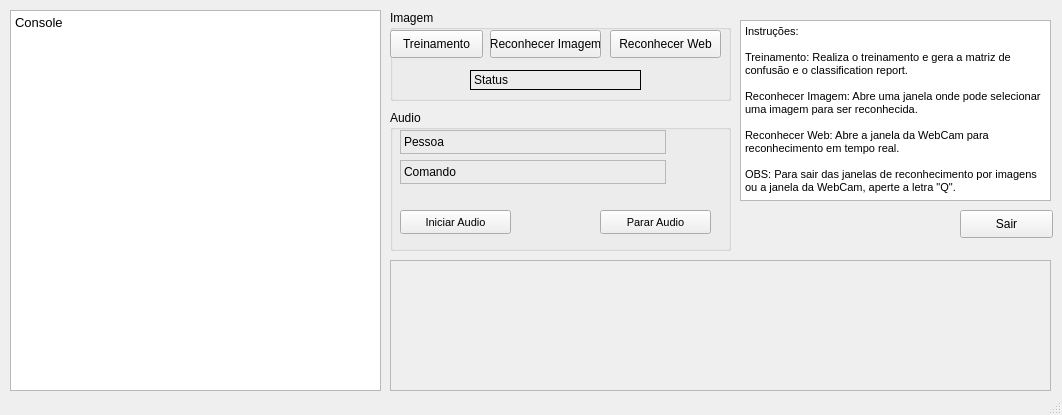
<?xml version="1.0" encoding="UTF-8"?>
<ui version="4.0">
 <class>MainWindow</class>
 <widget class="QMainWindow" name="MainWindow">
  <property name="geometry">
   <rect>
    <x>0</x>
    <y>0</y>
    <width>1062</width>
    <height>415</height>
   </rect>
  </property>
  <property name="windowTitle">
   <string>Reconhecimento Facial</string>
  </property>
  <property name="windowIcon">
   <iconset>
    <normaloff>../MEEC-LI2-ReconhecimentoFacial/icone.png</normaloff>../MEEC-LI2-ReconhecimentoFacial/icone.png</iconset>
  </property>
  <widget class="QWidget" name="centralwidget">
   <widget class="QPushButton" name="botaoSair">
    <property name="geometry">
     <rect>
      <x>960</x>
      <y>210</y>
      <width>93</width>
      <height>28</height>
     </rect>
    </property>
    <property name="text">
     <string>Sair</string>
    </property>
   </widget>
   <widget class="QTextBrowser" name="console">
    <property name="geometry">
     <rect>
      <x>10</x>
      <y>10</y>
      <width>371</width>
      <height>381</height>
     </rect>
    </property>
    <property name="font">
     <font>
      <family>Arial</family>
      <pointsize>10</pointsize>
     </font>
    </property>
    <property name="autoFillBackground">
     <bool>true</bool>
    </property>
    <property name="readOnly">
     <bool>false</bool>
    </property>
    <property name="html">
     <string>&lt;!DOCTYPE HTML PUBLIC &quot;-//W3C//DTD HTML 4.0//EN&quot; &quot;http://www.w3.org/TR/REC-html40/strict.dtd&quot;&gt;
&lt;html&gt;&lt;head&gt;&lt;meta name=&quot;qrichtext&quot; content=&quot;1&quot; /&gt;&lt;style type=&quot;text/css&quot;&gt;
p, li { white-space: pre-wrap; }
&lt;/style&gt;&lt;/head&gt;&lt;body style=&quot; font-family:'Arial'; font-size:10pt; font-weight:400; font-style:normal;&quot;&gt;
&lt;p style=&quot; margin-top:0px; margin-bottom:0px; margin-left:0px; margin-right:0px; -qt-block-indent:0; text-indent:0px;&quot;&gt;Console&lt;/p&gt;&lt;/body&gt;&lt;/html&gt;</string>
    </property>
    <property name="overwriteMode">
     <bool>false</bool>
    </property>
   </widget>
   <widget class="QGroupBox" name="groupBox">
    <property name="geometry">
     <rect>
      <x>390</x>
      <y>10</y>
      <width>341</width>
      <height>91</height>
     </rect>
    </property>
    <property name="title">
     <string>Imagem</string>
    </property>
    <widget class="QPushButton" name="botaoCameraOn">
     <property name="geometry">
      <rect>
       <x>220</x>
       <y>20</y>
       <width>111</width>
       <height>28</height>
      </rect>
     </property>
     <property name="text">
      <string>Reconhecer Web</string>
     </property>
    </widget>
    <widget class="QPushButton" name="botaoRecImagem">
     <property name="geometry">
      <rect>
       <x>100</x>
       <y>20</y>
       <width>111</width>
       <height>28</height>
      </rect>
     </property>
     <property name="text">
      <string>Reconhecer Imagem</string>
     </property>
    </widget>
    <widget class="QPushButton" name="botaoTreinamento">
     <property name="geometry">
      <rect>
       <x>0</x>
       <y>20</y>
       <width>93</width>
       <height>28</height>
      </rect>
     </property>
     <property name="text">
      <string>Treinamento</string>
     </property>
    </widget>
    <widget class="QLabel" name="labelText">
     <property name="geometry">
      <rect>
       <x>80</x>
       <y>60</y>
       <width>171</width>
       <height>20</height>
      </rect>
     </property>
     <property name="maximumSize">
      <size>
       <width>16777215</width>
       <height>20</height>
      </size>
     </property>
     <property name="frameShape">
      <enum>QFrame::Box</enum>
     </property>
     <property name="frameShadow">
      <enum>QFrame::Plain</enum>
     </property>
     <property name="text">
      <string>Status</string>
     </property>
     <property name="scaledContents">
      <bool>true</bool>
     </property>
    </widget>
   </widget>
   <widget class="QTextEdit" name="textEdit">
    <property name="geometry">
     <rect>
      <x>740</x>
      <y>20</y>
      <width>311</width>
      <height>181</height>
     </rect>
    </property>
    <property name="html">
     <string>&lt;!DOCTYPE HTML PUBLIC &quot;-//W3C//DTD HTML 4.0//EN&quot; &quot;http://www.w3.org/TR/REC-html40/strict.dtd&quot;&gt;
&lt;html&gt;&lt;head&gt;&lt;meta name=&quot;qrichtext&quot; content=&quot;1&quot; /&gt;&lt;style type=&quot;text/css&quot;&gt;
p, li { white-space: pre-wrap; }
&lt;/style&gt;&lt;/head&gt;&lt;body style=&quot; font-family:'MS Shell Dlg 2'; font-size:8.25pt; font-weight:400; font-style:normal;&quot;&gt;
&lt;p style=&quot; margin-top:0px; margin-bottom:0px; margin-left:0px; margin-right:0px; -qt-block-indent:0; text-indent:0px;&quot;&gt;Instruções:&lt;/p&gt;
&lt;p style=&quot;-qt-paragraph-type:empty; margin-top:0px; margin-bottom:0px; margin-left:0px; margin-right:0px; -qt-block-indent:0; text-indent:0px;&quot;&gt;&lt;br /&gt;&lt;/p&gt;
&lt;p style=&quot; margin-top:0px; margin-bottom:0px; margin-left:0px; margin-right:0px; -qt-block-indent:0; text-indent:0px;&quot;&gt;Treinamento: Realiza o treinamento e gera a matriz de confusão e o classification report.&lt;/p&gt;
&lt;p style=&quot;-qt-paragraph-type:empty; margin-top:0px; margin-bottom:0px; margin-left:0px; margin-right:0px; -qt-block-indent:0; text-indent:0px;&quot;&gt;&lt;br /&gt;&lt;/p&gt;
&lt;p style=&quot; margin-top:0px; margin-bottom:0px; margin-left:0px; margin-right:0px; -qt-block-indent:0; text-indent:0px;&quot;&gt;Reconhecer Imagem: Abre uma janela onde pode selecionar uma imagem para ser reconhecida.&lt;/p&gt;
&lt;p style=&quot;-qt-paragraph-type:empty; margin-top:0px; margin-bottom:0px; margin-left:0px; margin-right:0px; -qt-block-indent:0; text-indent:0px;&quot;&gt;&lt;br /&gt;&lt;/p&gt;
&lt;p style=&quot; margin-top:0px; margin-bottom:0px; margin-left:0px; margin-right:0px; -qt-block-indent:0; text-indent:0px;&quot;&gt;Reconhecer Web: Abre a janela da WebCam para reconhecimento em tempo real.&lt;/p&gt;
&lt;p style=&quot;-qt-paragraph-type:empty; margin-top:0px; margin-bottom:0px; margin-left:0px; margin-right:0px; -qt-block-indent:0; text-indent:0px;&quot;&gt;&lt;br /&gt;&lt;/p&gt;
&lt;p style=&quot; margin-top:0px; margin-bottom:0px; margin-left:0px; margin-right:0px; -qt-block-indent:0; text-indent:0px;&quot;&gt;OBS: Para sair das janelas de reconhecimento por imagens ou a janela da WebCam, aperte a letra &amp;quot;Q&amp;quot;.&lt;/p&gt;&lt;/body&gt;&lt;/html&gt;</string>
    </property>
   </widget>
   <widget class="QGroupBox" name="groupBox_2">
    <property name="geometry">
     <rect>
      <x>390</x>
      <y>110</y>
      <width>341</width>
      <height>141</height>
     </rect>
    </property>
    <property name="title">
     <string>Audio</string>
    </property>
    <widget class="QLabel" name="Pessoa">
     <property name="geometry">
      <rect>
       <x>10</x>
       <y>20</y>
       <width>266</width>
       <height>24</height>
      </rect>
     </property>
     <property name="frameShape">
      <enum>QFrame::StyledPanel</enum>
     </property>
     <property name="text">
      <string>Pessoa</string>
     </property>
    </widget>
    <widget class="QLabel" name="Comando">
     <property name="geometry">
      <rect>
       <x>10</x>
       <y>50</y>
       <width>266</width>
       <height>24</height>
      </rect>
     </property>
     <property name="frameShape">
      <enum>QFrame::StyledPanel</enum>
     </property>
     <property name="text">
      <string>Comando</string>
     </property>
    </widget>
    <widget class="QPushButton" name="ButtonStop">
     <property name="geometry">
      <rect>
       <x>210</x>
       <y>100</y>
       <width>111</width>
       <height>24</height>
      </rect>
     </property>
     <property name="sizePolicy">
      <sizepolicy hsizetype="Ignored" vsizetype="Fixed">
       <horstretch>0</horstretch>
       <verstretch>0</verstretch>
      </sizepolicy>
     </property>
     <property name="font">
      <font>
       <pointsize>8</pointsize>
      </font>
     </property>
     <property name="text">
      <string>Parar Audio</string>
     </property>
    </widget>
    <widget class="QPushButton" name="ButtonStart">
     <property name="geometry">
      <rect>
       <x>10</x>
       <y>100</y>
       <width>111</width>
       <height>24</height>
      </rect>
     </property>
     <property name="sizePolicy">
      <sizepolicy hsizetype="Ignored" vsizetype="Fixed">
       <horstretch>0</horstretch>
       <verstretch>0</verstretch>
      </sizepolicy>
     </property>
     <property name="font">
      <font>
       <pointsize>8</pointsize>
      </font>
     </property>
     <property name="text">
      <string>Iniciar Audio</string>
     </property>
    </widget>
   </widget>
   <widget class="QLabel" name="graph1">
    <property name="geometry">
     <rect>
      <x>390</x>
      <y>260</y>
      <width>661</width>
      <height>131</height>
     </rect>
    </property>
    <property name="sizePolicy">
     <sizepolicy hsizetype="Preferred" vsizetype="Preferred">
      <horstretch>0</horstretch>
      <verstretch>0</verstretch>
     </sizepolicy>
    </property>
    <property name="frameShape">
     <enum>QFrame::StyledPanel</enum>
    </property>
    <property name="text">
     <string/>
    </property>
   </widget>
  </widget>
  <widget class="QStatusBar" name="statusbar"/>
 </widget>
 <resources/>
 <connections/>
</ui>
